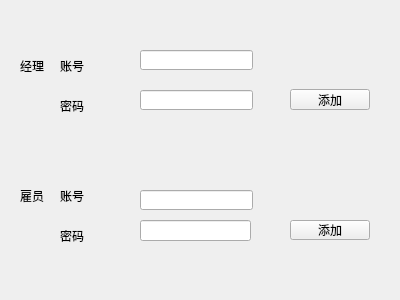
<?xml version="1.0" encoding="UTF-8"?>
<ui version="4.0">
 <class>LANDING</class>
 <widget class="QWidget" name="LANDING">
  <property name="geometry">
   <rect>
    <x>0</x>
    <y>0</y>
    <width>400</width>
    <height>300</height>
   </rect>
  </property>
  <property name="windowTitle">
   <string>LOG IN</string>
  </property>
  <widget class="QLabel" name="label">
   <property name="geometry">
    <rect>
     <x>20</x>
     <y>50</y>
     <width>71</width>
     <height>31</height>
    </rect>
   </property>
   <property name="text">
    <string>经理</string>
   </property>
  </widget>
  <widget class="QLabel" name="label_2">
   <property name="geometry">
    <rect>
     <x>20</x>
     <y>180</y>
     <width>61</width>
     <height>31</height>
    </rect>
   </property>
   <property name="text">
    <string>雇员</string>
   </property>
  </widget>
  <widget class="QLineEdit" name="lineEdit">
   <property name="geometry">
    <rect>
     <x>140</x>
     <y>50</y>
     <width>113</width>
     <height>20</height>
    </rect>
   </property>
  </widget>
  <widget class="QLineEdit" name="lineEdit_2">
   <property name="geometry">
    <rect>
     <x>140</x>
     <y>90</y>
     <width>113</width>
     <height>20</height>
    </rect>
   </property>
  </widget>
  <widget class="QLineEdit" name="lineEdit_3">
   <property name="geometry">
    <rect>
     <x>140</x>
     <y>190</y>
     <width>113</width>
     <height>20</height>
    </rect>
   </property>
  </widget>
  <widget class="QLineEdit" name="lineEdit_4">
   <property name="geometry">
    <rect>
     <x>140</x>
     <y>220</y>
     <width>111</width>
     <height>21</height>
    </rect>
   </property>
  </widget>
  <widget class="QPushButton" name="pushButton">
   <property name="geometry">
    <rect>
     <x>290</x>
     <y>89</y>
     <width>80</width>
     <height>21</height>
    </rect>
   </property>
   <property name="text">
    <string>添加</string>
   </property>
  </widget>
  <widget class="QPushButton" name="pushButton_2">
   <property name="geometry">
    <rect>
     <x>290</x>
     <y>220</y>
     <width>80</width>
     <height>20</height>
    </rect>
   </property>
   <property name="text">
    <string>添加</string>
   </property>
  </widget>
  <widget class="QLabel" name="label_3">
   <property name="geometry">
    <rect>
     <x>60</x>
     <y>60</y>
     <width>54</width>
     <height>12</height>
    </rect>
   </property>
   <property name="text">
    <string>账号</string>
   </property>
  </widget>
  <widget class="QLabel" name="label_4">
   <property name="geometry">
    <rect>
     <x>60</x>
     <y>100</y>
     <width>54</width>
     <height>12</height>
    </rect>
   </property>
   <property name="text">
    <string>密码</string>
   </property>
  </widget>
  <widget class="QLabel" name="label_5">
   <property name="geometry">
    <rect>
     <x>60</x>
     <y>190</y>
     <width>54</width>
     <height>12</height>
    </rect>
   </property>
   <property name="text">
    <string>账号</string>
   </property>
  </widget>
  <widget class="QLabel" name="label_6">
   <property name="geometry">
    <rect>
     <x>60</x>
     <y>230</y>
     <width>54</width>
     <height>12</height>
    </rect>
   </property>
   <property name="text">
    <string>密码</string>
   </property>
  </widget>
 </widget>
 <layoutdefault spacing="6" margin="11"/>
 <resources/>
 <connections/>
</ui>
